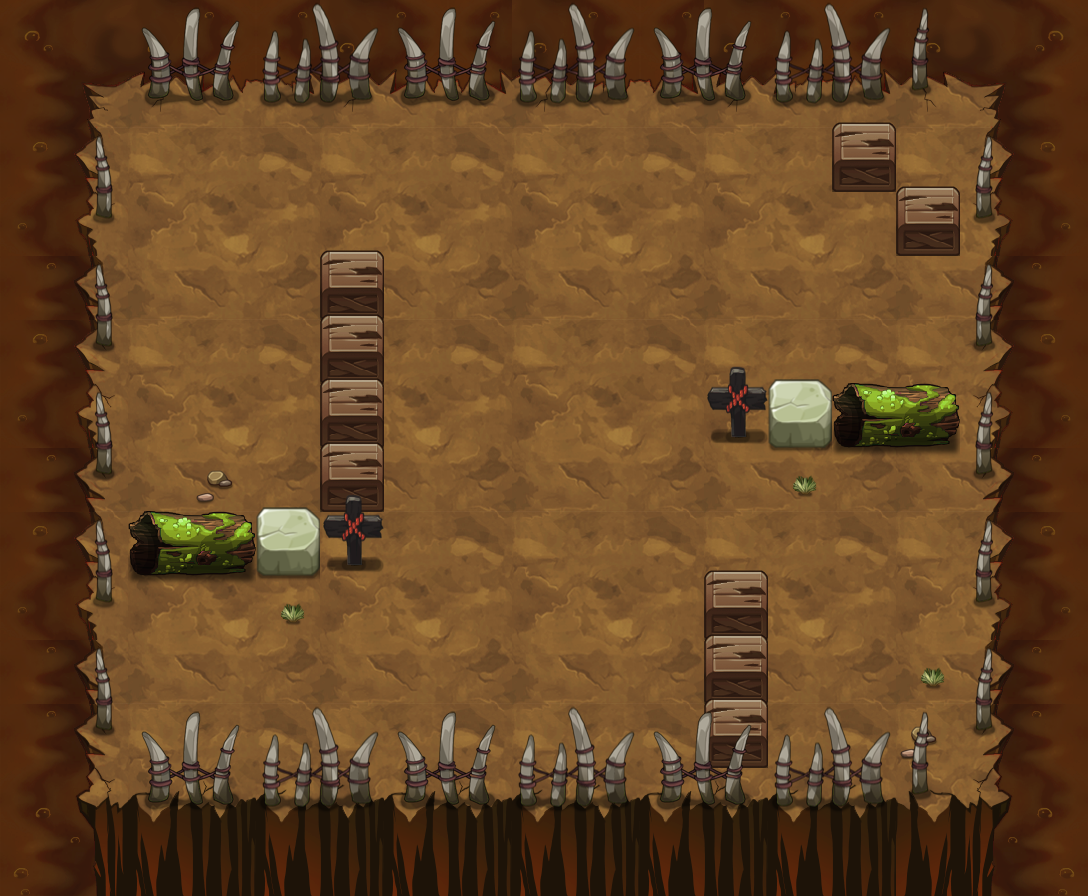

Tiled map render using the project's own tile images. Description and the map definition, with tile-layer contents summarised, below:
An orthogonal 17x14 tile map with 64x64 px tiles, 16 tile layers (PASS, 块层 2, 块层 5, 块层 3, ...) and 8 objects (4x TRAP, 3x yjwy1, PLAYER).

<map version="1.0" orientation="orthogonal" width="17" height="14" tilewidth="64" tileheight="64">
 <properties>
  <property name="DESTRY1" value="25" />
  <property name="DESTRY2" value="27" />
  <property name="DESTRY_COUNT" value="2" />
  <property name="EXP" value="1025" />
  <property name="ITEM" value="D038" />
  <property name="MONEY" value="1538" />
 </properties>
 <tileset firstgid="1" name="yjbl" tilewidth="64" tileheight="64">
  <image source="yjbl-hd.png" width="900" height="1200" />
 </tileset>
 <layer name="PASS" width="17" height="14">
  <data>[238 cells, 125 non-empty, 10 distinct tile ids]</data>
 </layer>
 <layer name="块层 2" width="17" height="14">
  <data>[238 cells, 238 non-empty, 31 distinct tile ids]</data>
 </layer>
 <layer name="块层 5" width="17" height="14">
  <data>[238 cells, 6 non-empty, 3 distinct tile ids]</data>
 </layer>
 <layer name="块层 3" width="17" height="14">
  <data>[238 cells, 64 non-empty, 12 distinct tile ids]</data>
 </layer>
 <layer name="块层 6" width="17" height="14">
  <data>[238 cells, 17 non-empty, 5 distinct tile ids]</data>
 </layer>
 <layer name="SHELTER 11" width="17" height="14">
  <data>[238 cells, 13 non-empty, 5 distinct tile ids]</data>
 </layer>
 <layer name="SHELTER 10" width="17" height="14">
  <data>[238 cells, 1 non-empty, 1 distinct tile ids]</data>
 </layer>
 <layer name="SHELTER 9" width="17" height="14">
  <data>[238 cells, 1 non-empty, 1 distinct tile ids]</data>
 </layer>
 <layer name="SHELTER 8" width="17" height="14">
  <data>[238 cells, 1 non-empty, 1 distinct tile ids]</data>
 </layer>
 <layer name="SHELTER 7" width="17" height="14">
  <data>[238 cells, 4 non-empty, 4 distinct tile ids]</data>
 </layer>
 <layer name="SHELTER 6" width="17" height="14">
  <data>[238 cells, 1 non-empty, 1 distinct tile ids]</data>
 </layer>
 <layer name="SHELTER 5" width="17" height="14">
  <data>[238 cells, 5 non-empty, 5 distinct tile ids]</data>
 </layer>
 <layer name="SHELTER 4" width="17" height="14">
  <data>[238 cells, 1 non-empty, 1 distinct tile ids]</data>
 </layer>
 <layer name="SHELTER 3" width="17" height="14">
  <data>[238 cells, 1 non-empty, 1 distinct tile ids]</data>
 </layer>
 <layer name="SHELTER 2" width="17" height="14">
  <data>[238 cells, 1 non-empty, 1 distinct tile ids]</data>
 </layer>
 <layer name="SHELTER 1" width="17" height="14">
  <data>[238 cells, 1 non-empty, 1 distinct tile ids]</data>
 </layer>
 <objectgroup name="对象层 1" width="34" height="28">
  <object name="PLAYER" type="PLAYER" x="128" y="576" width="64" height="64" />
  <object name="liusha" type="TRAP" x="512" y="256" width="64" height="64">
   <properties>
    <property name="lua_ai" value="trap_mire_ai" />
    <property name="trap_ani" value="liusha.actor" />
    <property name="trap_floor" value="true" />
    <property name="trap_sh" value="1" />
    <property name="trap_sw" value="1" />
   </properties>
  </object>
  <object name="liusha" type="TRAP" x="512" y="576" width="64" height="64">
   <properties>
    <property name="lua_ai" value="trap_mire_ai" />
    <property name="trap_ani" value="liusha.actor" />
    <property name="trap_floor" value="true" />
    <property name="trap_sh" value="1" />
    <property name="trap_sw" value="1" />
   </properties>
  </object>
  <object name="yjwy1" x="256" y="384" width="64" height="64">
   <properties>
    <property name="buff_type" value="fire_shell" />
    <property name="lua_ai" value="monster_yjwy_ai" />
    <property name="quality" value="yjwy1.quality" />
   </properties>
  </object>
  <object name="yjwy1" x="192" y="192" width="64" height="64">
   <properties>
    <property name="buff_type" value="fire_shell" />
    <property name="lua_ai" value="monster_yjwy_ai" />
    <property name="quality" value="yjwy1.quality" />
   </properties>
  </object>
  <object name="yjwy1" x="832" y="512" width="64" height="64">
   <properties>
    <property name="buff_type" value="fire_shell" />
    <property name="lua_ai" value="monster_yjwy_ai" />
    <property name="quality" value="yjwy1.quality" />
   </properties>
  </object>
  <object name="staff_driger_control" type="TRAP" x="0" y="832" width="64" height="64">
   <properties>
    <property name="trap_delay" value="10" />
    <property name="trap_id" value="0" />
    <property name="trap_script" value="trap(&quot;staff_driger&quot;):setOpened(true);" />
    <property name="trap_start_mode" value="2" />
    <property name="trap_state" value="open" />
   </properties>
  </object>
  <object name="staff_driger" type="TRAP" x="896" y="128" width="64" height="64">
   <properties>
    <property name="trap_ani" value="driger.actor" />
    <property name="trap_floor" value="true" />
    <property name="trap_id" value="0" />
    <property name="trap_script" value="target(&quot;PLAYER&quot;):setCurrentUseSkill(  make_ice_staff_skill()  );target(&quot;PLAYER&quot;):setEffectAnimateName(&quot;find_player.ani&quot;);trap(&quot;staff_driger&quot;):setOpened(false)" />
    <property name="trap_start_mode" value="0" />
    <property name="trap_state" value="open" />
   </properties>
  </object>
 </objectgroup>
</map>
